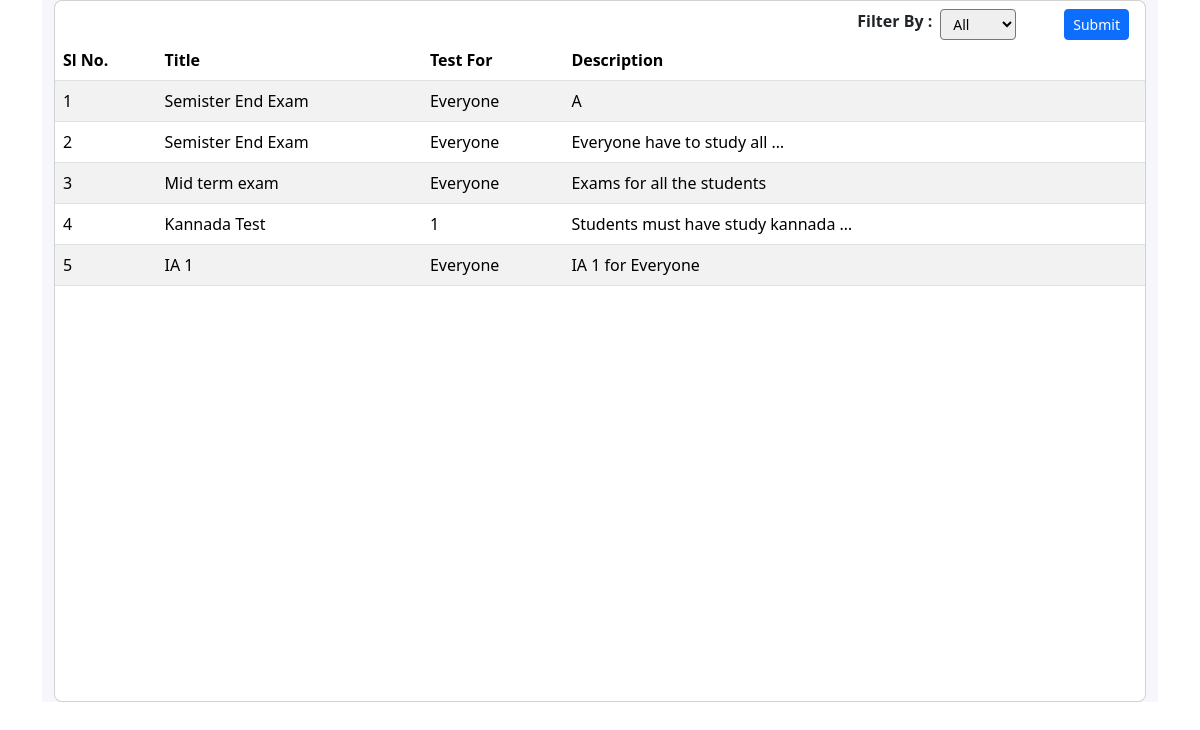
/display-tests, run on an earlier commit of the app's database.
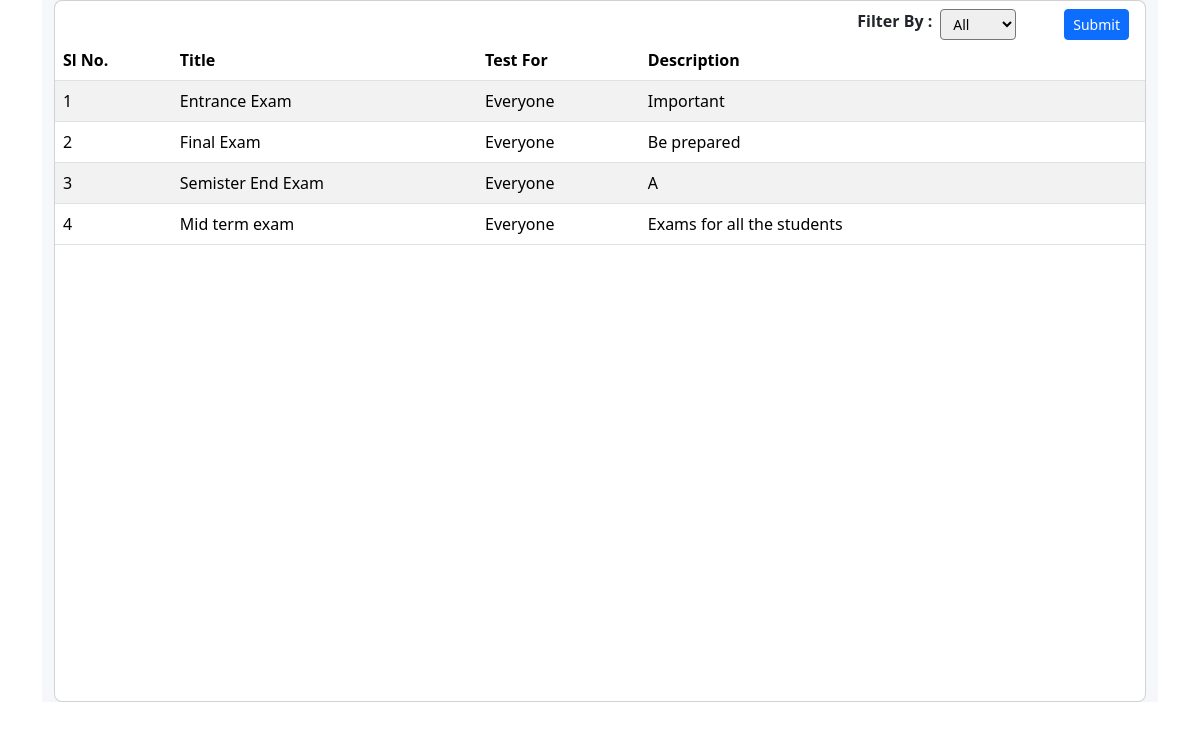
And on a later commit of the database.
### schoolapp/models.py (models this page shows, shortened)
class BasicInfo(models.Model):
    created_at = models.DateTimeField(auto_now_add=True)
    updated_at = models.DateTimeField(auto_now=True)

class Test(BasicInfo):
    title = models.CharField(max_length=255)
    test_for = models.IntegerField()
    total_marks = models.IntegerField(default=0)
    description = models.TextField()
    start_at = models.DateTimeField(default = datetime.now())
    is_ready = models.BooleanField(default = False)

### schoolapp/views.py (the view)
# urls.py: path("display-tests",views.display_tests,name="display_tests"),
def display_tests(request):
    tests_list  = Test.objects.all()[::-1]
    if request.method == 'POST':
        filter_order = request.POST["filter-order"]
        if filter_order == 'all':
            tests_list  = Test.objects.all()[::-1]
        else:
            tests_list = Test.objects.filter(test_for = filter_order)[::-1]
    else:
        tests_list = Test.objects.all()[::-1]
    context = {
        'tests_list' : tests_list
    }
    return render(request,"display-tests.html",context=context)

### templates/display-tests.html (shortened to what this page needs)
{% extends "base.html" %}
{% load static %}
{% block body %}
<div class="container-fluid container-md">
    <section class="intro">
        <div class="bg-image h-100" style="background-color: #f5f7fa;">
            <div class="mask d-flex align-items-center h-100">
                <div class="container">
                    <div class="row justify-content-center">
                        <div class="col-12">
                            <div class="card">
                                <div class="card-body p-0">
                                    <div class="table-responsive table-scroll" data-mdb-perfect-scrollbar="true"
                                        style="position: relative; height: 700px">
                                        <table class="table table-striped table-hover mb-0">
                                            <div class="d-flex justify-content-md-end mt-2">
                                                <div class="d-md-flex me-3 ms-2">
                                                    <form class="" method="post" action="">
                                                        <label class="fw-semibold me-2 ms-md-5 mt-2 mt-md-0">Filter By :
                                                        </label>
                                                        <select name="filter-order" id="" class="form-select-sm">
                                                            <option value="all">All</option>
                                                        </select>
                                                        <button type="submit"
                                                            class="btn btn-sm btn-primary ms-5">Submit</button>
                                                    </form>
                                                </div>
                                            </div>
                                            <thead>
                                                <tr>
                                                    <th>Sl No.</th>
                                                    <th scope="col">Title</th>
                                                    <th scope="col">Test For</th>
                                                    <th scope="col">Description</th>
                                                    <th scope="col"></th>
                                                </tr>
                                            </thead>
                                            <tbody>
                                                {% for test in tests_list %}
                                                <tr>
                                                    <td>{{forloop.counter}}</td>
                                                    <td>{{test.title}}</td>
                                                    {% if test.test_for == 0 %}
                                                    <td>Everyone</td>
                                                    {% else %}
                                                    <td>{{test.test_for}}</td>
                                                    {% endif %}
                                                    <td>{{test.description | truncatewords:5}}</td>
                                                    <td>
                                                        <span><a href="{% url 'upload_marks' test.id %}"><img
                                                                    alt=""></a></span>
                                                        <span><a href=""><img
                                                                    alt=""></a></span>
                                                        <span><a href=""><img
                                                                    alt=""></a></span>
                                                    </td>
                                                </tr>
                                                {% endfor %}
                                            </tbody>
                                        </table>
                                    </div>
                                </div>
                            </div>
                        </div>
                    </div>
                </div>
            </div>
        </div>
    </section>
</div>
{% endblock %}

### templates/base.html (shortened to what this page needs)
<!DOCTYPE html>
<html lang="en">
<head>
    <link href="https://cdn.jsdelivr.net/npm/bootstrap@5.3.2/dist/css/bootstrap.min.css" rel="stylesheet"
>
    <link href="https://use.fontawesome.com/releases/v5.6.1/css/all.css" rel="stylesheet">
</head>
<body>
    {% block body %}
    {% endblock body %}
</body>
</html>

### templates/display-tests.html (style rules this page uses)
html, body, .intro { height: 100%; }
table td, table th { text-overflow: ellipsis; white-space: nowrap; overflow: hidden; }
thead th { color: #fff; }
.card { border-radius: .5rem; }
.table-scroll { border-radius: .5rem; }
.table-scroll table thead th { font-size: 1rem; }
thead { top: 0; position: sticky; }
tr { background-image: linear-gradient(to left, #fa9d95, #fd5954) !important; }

### templates/base.html (style rules this page uses)
* { margin: 0; padding: 0; text-decoration: none; }
:root { --accent-color: #fff; --gradient-color: #FBFBFB; }
body { margin: 0 !important; padding: 0 !important; }

What changed in the data, as far as the page shows it:
removed Test: title "Semister End Exam", test_for "Everyone", description "Everyone have to study all …"
removed Test: title "Kannada Test", test_for "1", description "Students must have study kannada …"
removed Test: title "IA 1", test_for "Everyone", description "IA 1 for Everyone"
added Test: title "Entrance Exam", test_for "Everyone", description "Important"
added Test: title "Final Exam", test_for "Everyone", description "Be prepared"
